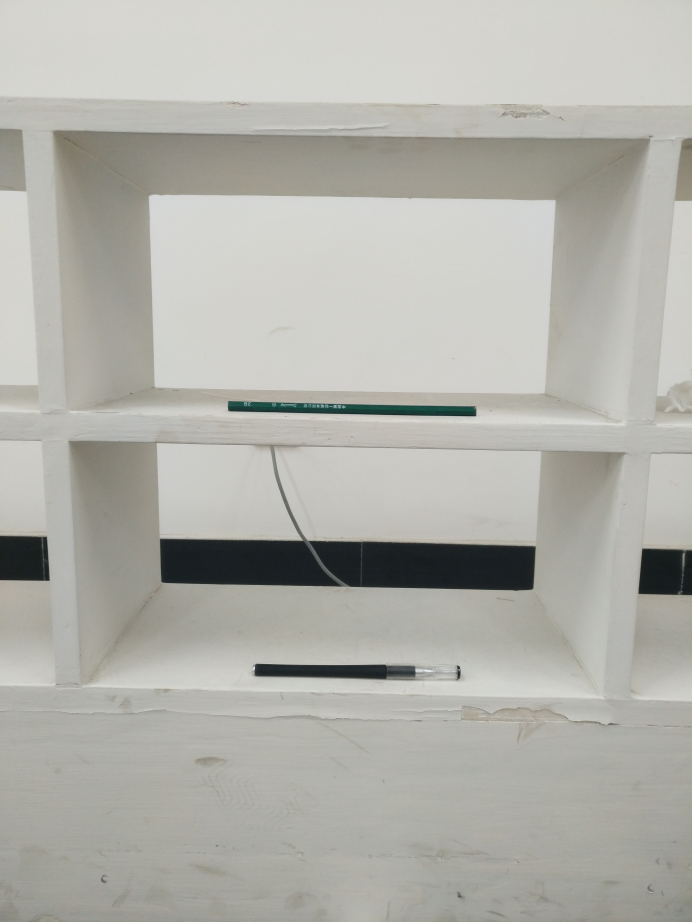
#> input picture 2017324/IMG_20170324_145913.jpg, 3456 x 4608 px, found by its file name (shown at 1/5 size)
$ python Picture_Divide_Test.py   (Python 2 division)
#> lines starting #> are read from the running program, lines starting #| are printed output that depends on the picture; after the words box and inside, x2 and y2 are one past the last pixel; in counts of white or black regions, pixels touching at a corner belong together
# encoding:utf-8
import cv2
import numpy as np
from matplotlib import pyplot as plt
import time

def Picture_divide(img_src):
#> called with img_src = './2017324/IMG_20170324_145913.JPG'
    start = time.clock()
    img = cv2.imread(img_src)
#> img is the input picture: shape (4608, 3456, 3); mean B, G, R 170.9, 177.6, 177.8
    sp = img.shape
#> sp = (4608, 3456, 3)
    print sp[0]
#| 4608
    print sp[1]
#| 3456
    gray = cv2.cvtColor(img, cv2.COLOR_BGR2GRAY)
    edges = cv2.Canny(gray, 50, 150, apertureSize=3)
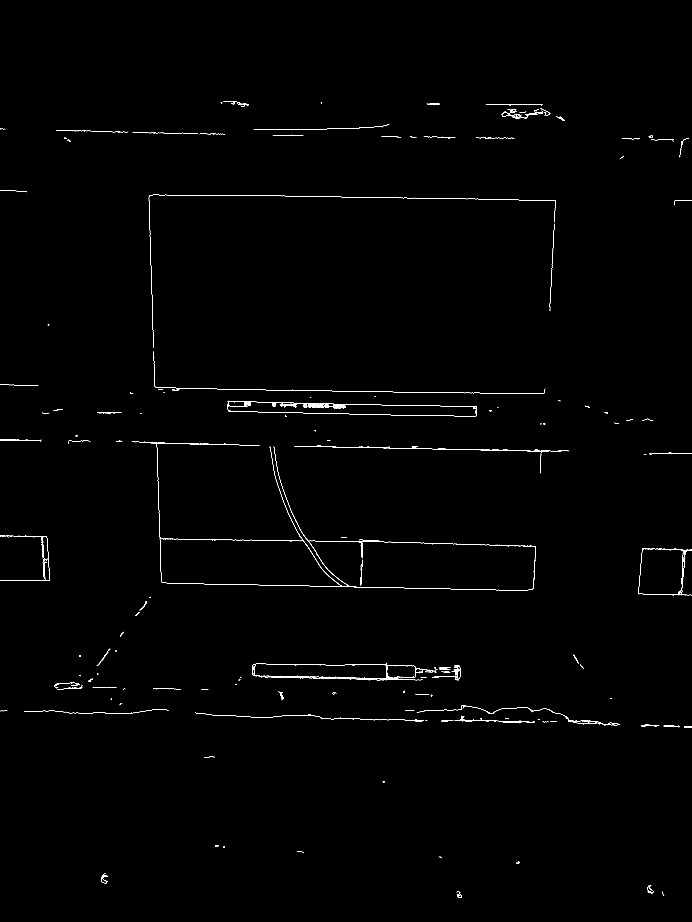
#> edges: shape (4608, 3456) (shown at 1/5 size); 0.27% white in thin lines or dots, all inside (x1, y1, x2, y2) = (0, 505, 3456, 4490)

    # 寻找霍夫直线
    lines = cv2.HoughLinesP(edges, 1, np.pi / 180, 100, 10, 0)
#> lines = 1024 rows, first 6: [953, 1942, 982, 1942], [1649, 983, 1681, 983], [1810, 2238, 1815, 2238], [1333, 2926, 1373, 2926], [2767, 2255, 2787, 2255], [1368, 2702, 1378, 2702]

    # for i in lines:
    #     for x1, y1, x2, y2 in i:
    #         cv2.line(img, (x1, y1), (x2, y2), (0, 255, 0), 30)

    # 横线列表
    transverseline = []
    # 竖线列表
    verticalline = []

    for i in lines:
        for x1, y1, x2, y2 in i:
            if sp[1] / 3 < x1 < 2 * sp[1] / 3:
                if abs(y1 - y2) < 10:
                    if abs(x1 - x2) > 5:
                        transverseline.append([x1, y1, x2, y2])
            if abs(x1 - x2) < 10:
                if abs(y1 - y2) > 5:
                    verticalline.append([x1, y1, x2, y2])
#> this loop made 1024 passes
#> after the loop, transverseline = 270 items, first 6: [1649, 983, 1681, 983], [1333, 2926, 1373, 2926], [1368, 2702, 1378, 2702], [1641, 2706, 1682, 2706], [2162, 992, 2212, 992], [1922, 2025, 1958, 2025]; verticalline = 89 items, first 6: [796, 2620, 797, 2643], [2751, 1511, 2751, 1501], [803, 2783, 803, 2798], [785, 2245, 785, 2264], [772, 1904, 772, 1920], [2755, 1429, 2755, 1416]

    # 横线通过纵坐标从小到大排序
    transverseline = sorted(transverseline, key=lambda keys: keys[1])
#> transverseline = 270 items, first 6: [1811, 637, 1821, 637], [1727, 643, 1748, 643], [1373, 645, 1423, 645], [1543, 646, 1569, 646], [1427, 647, 1444, 647], [1393, 675, 1404, 675]
    # # print transverseline
    # 竖线通过横坐标从小到大排序
    verticalline = sorted(verticalline, key=lambda keys: keys[0])
#> verticalline = 89 items, first 6: [210, 2722, 210, 2729], [216, 2826, 216, 2838], [242, 2794, 242, 2808], [244, 2828, 244, 2837], [728, 3019, 734, 3011], [745, 1005, 745, 1017]
    # # print verticalline
    # print len(transverseline)
    # print len(verticalline)
    # print transverseline
    verticalline_left = []
    verticalline_right = []
    verticalline_left_sign = []                             # 竖线左的纵坐标
    verticalline_right_sign = []                            # 竖线右的纵坐标
    total_length = 0
    abscissa = 0
    abscissa_list = 0                                            # 横坐标收集
    sum_amount = 0
    last_number = 0
    verticalline_assumption = []
    for i in verticalline:
        if sp[1] / 6 < i[0] < sp[1] / 3:
            verticalline_left.append(i)
        elif sp[1] * 2 / 3 < i[0] < sp[1] * 5 / 6:
            verticalline_right.append(i)
        else:
            pass
#> this loop made 89 passes
#> i on passes 1 to 12: [210, 2722, 210, 2729], [216, 2826, 216, 2838], [242, 2794, 242, 2808], [244, 2828, 244, 2837], [728, 3019, 734, 3011], [745, 1005, 745, 1017], [746, 1039, 746, 1045], [746, 1050, 746, 1058], [750, 1182, 750, 1188], [751, 1202, 751, 1217], [752, 1228, 752, 1244], [753, 1270, 753, 1280]
#> after the loop, verticalline_left = 47 items, first 6: [728, 3019, 734, 3011], [745, 1005, 745, 1017], [746, 1039, 746, 1045], [746, 1050, 746, 1058], [750, 1182, 750, 1188], [751, 1202, 751, 1217]; verticalline_right = 21 items, first 6: [2671, 2873, 2671, 2861], [2675, 2792, 2675, 2783], [2751, 1511, 2751, 1501], [2752, 1475, 2752, 1469], [2755, 1429, 2755, 1416], [2756, 1414, 2756, 1400]
    print verticalline_left
#> (printed output is left out)
    print verticalline_right
#> (printed output is left out)

    for i, j in enumerate(verticalline_left):
        sum_amount += 1
        if i == 0:
            last_number = j[0]
            abscissa_list += j[0]
            verticalline_left_sign.append(j[1])
            verticalline_left_sign.append(j[3])
            total_length = abs(j[3] - j[1])
        elif i != len(verticalline_left) - 1:
            if j[0] - last_number <= 50:
                abscissa_list += j[0]
                last_number = j[0]
                if verticalline_left_sign[0] > j[1]:
                    verticalline_left_sign[0] = j[1]
                elif verticalline_left_sign[1] < j[3]:
                    verticalline_left_sign[1] = j[3]
                else:
                    pass
            else:
                if total_length < abs(verticalline_left_sign[1] - verticalline_left_sign[0]):
                    total_length = abs(verticalline_left_sign[1] - verticalline_left_sign[0])
                    abscissa = abscissa_list / sum_amount
                    sum_amount = 1
                    abscissa_list = j[0]
                    last_number = j[0]
                else:
                    sum_amount = 1
                    abscissa_list = j[0]
                    last_number = j[0]
                verticalline_left_sign[0] = j[1]
                verticalline_left_sign[1] = j[3]
        else:
            if abscissa == 0:
                total_length = abs(verticalline_left_sign[1] - verticalline_left_sign[0])
                abscissa = (abscissa_list + j[0]) / sum_amount
                sum_amount = 0
                abscissa_list = 0
            elif abscissa != 0 and j[0] - last_number <= 50:
                if total_length < abs(verticalline_left_sign[1] - verticalline_left_sign[0]):
                    total_length = abs(verticalline_left_sign[1] - verticalline_left_sign[0])
                    abscissa = abscissa_list / sum_amount
                    sum_amount = 0
                    abscissa_list = 0
                    last_number = 0
                else:
                    pass
#> this loop made 47 passes
#> (j, last_number, abscissa_list, total_length) on pass 1: ([728, 3019, 734, 3011], 728, 728, 8)
#> (j, total_length, abscissa, abscissa_list) on pass 47: ([806, 2877, 806, 2899], 2006, 774, 0)
#> after the loop, abscissa = 774; verticalline_left_sign = [1005, 3011]

    # print "左边竖线:"
    # print abscissa
    verticalline_assumption.append(abscissa)

    abscissa = 0
    for i, j in enumerate(verticalline_right):
        sum_amount += 1
        if i == 0:
            last_number = j[0]
            abscissa_list += j[0]
            verticalline_right_sign.append(j[1])
            verticalline_right_sign.append(j[3])
            total_length = abs(j[3] - j[1])
        elif i != len(verticalline_right) - 1:
            if j[0] - last_number <= 50:
                abscissa_list += j[0]
                last_number = j[0]
                if verticalline_right_sign[0] > j[1]:
                    verticalline_right_sign[0] = j[1]
                elif verticalline_right_sign[1] < j[3]:
                    verticalline_right_sign[1] = j[3]
                else:
                    pass
            else:
                if total_length < abs(verticalline_right_sign[1] - verticalline_right_sign[0]):
                    total_length = abs(verticalline_right_sign[1] - verticalline_right_sign[0])
                    abscissa = abscissa_list / sum_amount
                    sum_amount = 1
                    abscissa_list = j[0]
                    last_number = j[0]
                else:
                    sum_amount = 1
                    abscissa_list = j[0]
                    last_number = j[0]
                verticalline_right_sign[0] = j[1]
                verticalline_right_sign[1] = j[3]
        elif i == len(verticalline_right) - 1:
            if abscissa == 0:
                total_length = abs(verticalline_right_sign[1] - verticalline_right_sign[0])
                abscissa = (abscissa_list + j[0]) / sum_amount
            elif abscissa != 0 and j[0] - last_number <= 50:
                if total_length < abs(verticalline_right_sign[1] - verticalline_right_sign[0]):
                    total_length = abs(verticalline_right_sign[1] - verticalline_right_sign[0])
                    abscissa = (abscissa_list + j[0]) / sum_amount
                    sum_amount = 0
                    abscissa_list = 0
                    last_number = 0
                else:
                    sum_amount = 0
                    abscissa_list = 0
                    last_number = 0
            else:
                pass
            # print sum_amount
            # print len(verticalline_right)
            # print "测试文字"
        else:
            pass
#> this loop made 21 passes
#> (j, total_length, abscissa, abscissa_list, last_number) on passes 3, 21: ([2751, 1511, 2751, 1501], 69, 1782, 2751, 2751), ([2777, 1011, 2777, 1004], 463, 2764, 0, 0)
#> (j, last_number, abscissa_list, total_length) on pass 1: ([2671, 2873, 2671, 2861], 2671, 2671, 12)
#> after the loop, abscissa = 2764; verticalline_right_sign = [1038, 1501]
    # print "右边竖线:"
    # print abscissa
    verticalline_assumption.append(abscissa)
    print verticalline_assumption
#| [774, 2764]

    if abs(verticalline_assumption[1] - verticalline_assumption[0]) < sp[1] / 3:
        verticalline_assumption[0] = sp[1] / 4
        verticalline_assumption[1] = sp[1] * 3 / 4
    else:
        pass

    print verticalline_assumption
#| [774, 2764]

    transverseline_up = []
    # verticalline_right = []
    transverseline_up_sign = []  # 横线的纵坐标
    # verticalline_right_sign = []  # 竖线右的纵坐标
    for i in transverseline:
        if verticalline_assumption[0] < i[0] < verticalline_assumption[1]:
            if 300 < i[1] < sp[0] / 3:
                transverseline_up.append(i)
#> this loop made 270 passes
#> after the loop, transverseline_up = 32 items, first 6: [1811, 637, 1821, 637], [1727, 643, 1748, 643], [1373, 645, 1423, 645], [1543, 646, 1569, 646], [1427, 647, 1444, 647], [1393, 675, 1404, 675]

    abscissa = 0
    # print len(transverseline)
    print transverseline_up
#> (printed output is left out)
    for i, j in enumerate(transverseline_up):
        sum_amount += 1
        if i == 0:
            last_number = j[1]
            abscissa_list += j[1]
            transverseline_up_sign.append(j[0])
            transverseline_up_sign.append(j[2])
            total_length = abs(j[2] - j[0])
        elif i != len(transverseline_up) - 1:
            if j[1] - last_number <= 50:
                abscissa_list += j[1]
                last_number = j[1]
                if transverseline_up_sign[0] > j[0]:
                    transverseline_up_sign[0] = j[0]
                elif transverseline_up_sign[1] < j[2]:
                    transverseline_up_sign[1] = j[2]
                else:
                    pass
            else:
                if total_length < abs(transverseline_up_sign[1] - transverseline_up_sign[0]):
                    total_length = abs(transverseline_up_sign[1] - transverseline_up_sign[0])
                    abscissa = abscissa_list / sum_amount
                    sum_amount = 1
                    abscissa_list = j[1]
                    last_number = j[1]
                else:
                    sum_amount = 1
                    abscissa_list = j[1]
                    last_number = j[1]
                transverseline_up_sign[0] = j[0]
                transverseline_up_sign[1] = j[2]
        else:
            if abscissa == 0:
                total_length = abs(transverseline_up_sign[1] - transverseline_up_sign[0])
                abscissa = (abscissa_list + j[1]) / sum_amount
            elif abscissa != 0 and j[1] - last_number <= 50:
                if total_length < abs(transverseline_up_sign[1] - transverseline_up_sign[0]):
                    total_length = abs(transverseline_up_sign[1] - transverseline_up_sign[0])
                    abscissa = (abscissa_list + j[1]) / sum_amount
                else:
                    pass
            else:
                pass
#> this loop made 32 passes
#> (j, total_length, abscissa, abscissa_list, last_number) on pass 16: ([1172, 977, 1288, 977], 838, 626, 977, 977)
#> (j, last_number, abscissa_list, total_length) on pass 1: ([1811, 637, 1821, 637], 637, 637, 10)
#> after the loop, abscissa = 985; transverseline_up_sign = [1172, 2308]
    # print abscissa
    # print total_length
    if total_length < sp[1] / 4:
        abscissa = 0

    if abscissa < sp[0] / 4 or abscissa + 2 * sp[0] / 3 > sp[0]:
        abscissa = sp[0] / 4
#> abscissa = 1152
    print abscissa
#| 1152

    for i in range(3):
        cv2.line(img, (0, abscissa + i * sp[0] / 3), (sp[1], abscissa + i * sp[0] / 3), (0, 255, 0), 20)
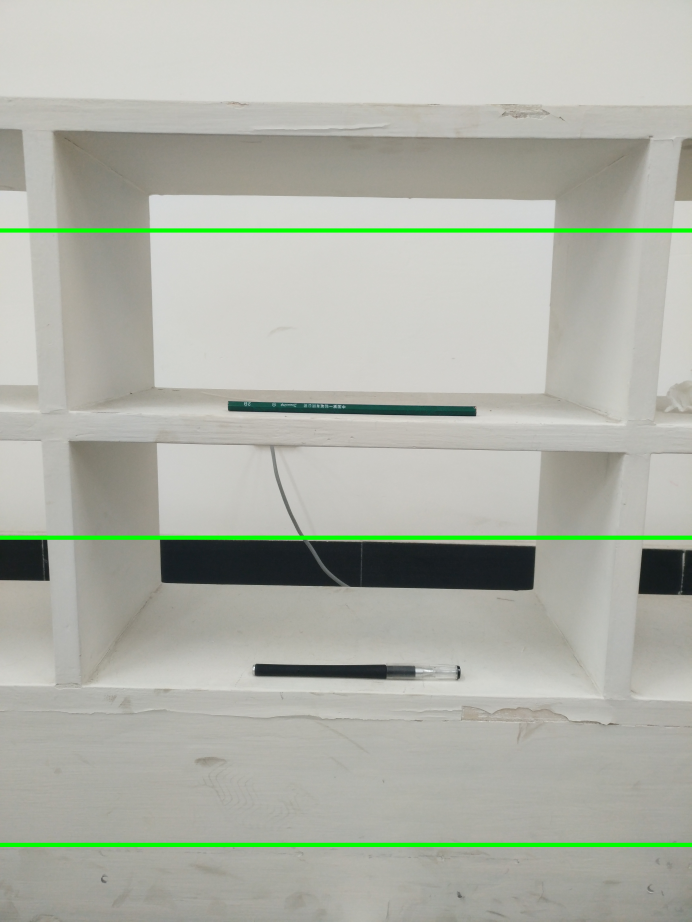
#> img: shape (4608, 3456, 3) (shown at 1/5 size); mean B, G, R 168.6, 178.6, 175.3
    # [5 lines of commented-out code are left out]
    for i in verticalline_assumption:
        cv2.line(img, (i, 0), (i, sp[0]), (0, 255, 0), 10)
#> this loop made 2 passes
#> i on passes 1 to 2: 774, 2764
        # [20 lines of commented-out code are left out]

    end = time.clock()
    print('Running time: %s Seconds' % (end - start))
    plt.subplot(121), plt.imshow(img, cmap='gray')
    plt.title('Original Image'), plt.xticks([]), plt.yticks([])
    plt.show()

# [78 lines left out: function Picture_divides, not called in this run]

if __name__ == "__main__":
    image_path = "./2017324/IMG_20170324_145913.JPG"
    Picture_divide(image_path)

$ run again, with 2017324/IMG_20170324_145847.jpg copied over 2017324/IMG_20170324_145913.jpg
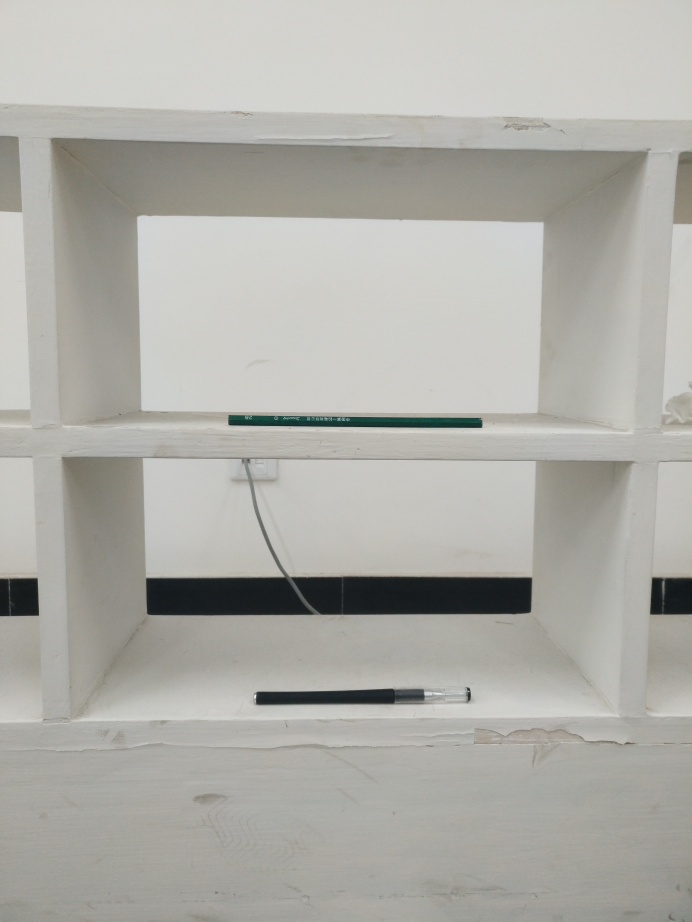
#> input picture 2017324/IMG_20170324_145847.jpg, 3456 x 4608 px, found by its file name (shown at 1/5 size)
#> in Picture_divide, img is the input picture: shape (4608, 3456, 3); mean B, G, R 168.6, 174.4, 175
#| 4608
#| 3456
#> in Picture_divide, `edges = cv2.Canny(gray, 50, 150, apertureSize=3)`:
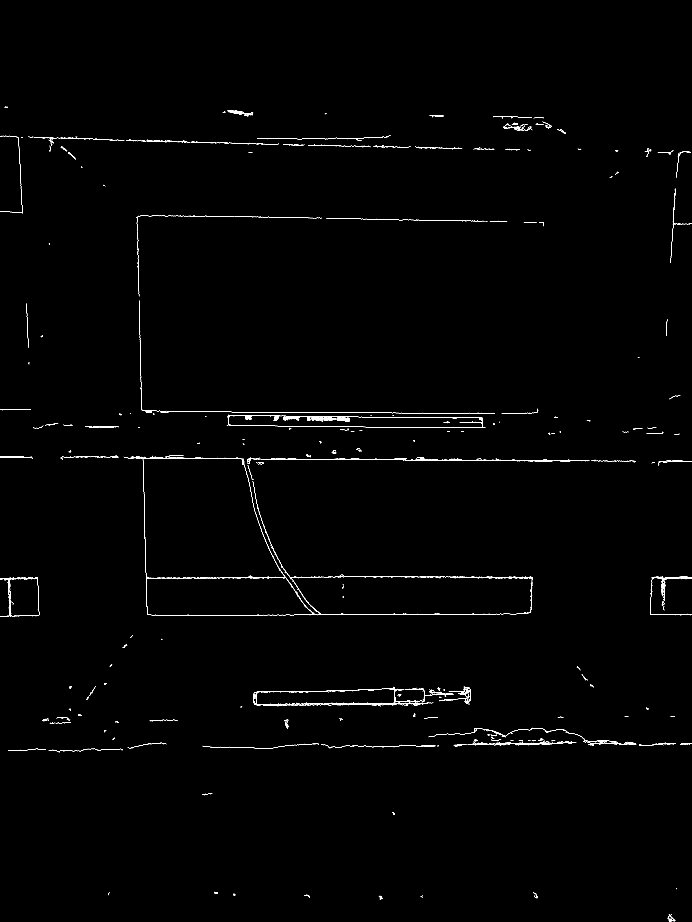
#> edges: shape (4608, 3456) (shown at 1/5 size); 0.34% white in thin lines or dots, all inside (x1, y1, x2, y2) = (0, 534, 3456, 4608)
#> lines = 2227 rows, first 6: [1496, 1089, 1510, 1089], [1559, 1090, 1560, 1090], [1074, 1082, 1085, 1082], [2334, 1104, 2343, 1104], [2097, 1100, 2106, 1100], [1557, 1089, 1558, 1089]
#> the loop in Picture_divide, `for i in lines:` made 2227 passes
#> after the loop in Picture_divide, `for i in lines:`: transverseline = 351 items, first 6: [1496, 1089, 1510, 1089], [2097, 1100, 2106, 1100], [1749, 1093, 1770, 1093], [2063, 3071, 2082, 3071], [1166, 2887, 1175, 2887], [1350, 3075, 1362, 3075]; verticalline = 55 items, first 6: [99, 808, 99, 819], [101, 845, 101, 858], [703, 1811, 703, 1832], [108, 987, 109, 1007], [701, 1740, 701, 1749], [1242, 2396, 1244, 2403]
#> in Picture_divide, `transverseline = sorted(transverseline, key=lambda keys: keys[1])`: transverseline = 351 items, first 6: [2188, 578, 2217, 578], [1899, 685, 1910, 685], [1867, 687, 1879, 687], [1326, 692, 1335, 692], [1418, 692, 1430, 692], [1364, 692, 1378, 692]
#> in Picture_divide, `verticalline = sorted(verticalline, key=lambda keys: keys[0])`: verticalline = 55 items, first 6: [97, 764, 97, 779], [98, 792, 98, 801], [99, 808, 99, 819], [100, 832, 100, 841], [101, 845, 101, 858], [102, 871, 102, 881]
#> the loop in Picture_divide, `for i in verticalline:` made 55 passes
#> after the loop in Picture_divide, `for i in verticalline:`: verticalline_left = 27 items, first 6: [687, 1123, 687, 1134], [689, 1216, 689, 1224], [690, 1243, 690, 1253], [690, 1275, 690, 1289], [691, 1311, 691, 1317], [692, 1340, 692, 1353]; verticalline_right = []
#> (printed output is left out)
#> the loop in Picture_divide, `for i, j in enumerate(verticalline_left):` made 27 passes
#> (j, last_number, abscissa_list, total_length) on pass 1: ([687, 1123, 687, 1134], 687, 687, 11)
#> after the loop in Picture_divide, `for i, j in enumerate(verticalline_left):`: abscissa = 705; verticalline_left_sign = [1123, 2933]
#> after the loop in Picture_divide, `for i, j in enumerate(verticalline_right):`: abscissa = 0; verticalline_right_sign = []
#| [705, 0]
#| [864, 2592]
#> the loop in Picture_divide, `for i in transverseline:` made 351 passes
#> after the loop in Picture_divide, `for i in transverseline:`: transverseline_up = 79 items, first 6: [2188, 578, 2217, 578], [1899, 685, 1910, 685], [1867, 687, 1879, 687], [1326, 692, 1335, 692], [1418, 692, 1430, 692], [1364, 692, 1378, 692]
#> (printed output is left out)
#> the loop in Picture_divide, `for i, j in enumerate(transverseline_up):` made 79 passes
#> (j, total_length, abscissa, abscissa_list, last_number) on pass 41: ([1161, 1083, 1171, 1083], 1064, 699, 1083, 1083)
#> after the loop in Picture_divide, `for i, j in enumerate(transverseline_up):`: abscissa = 1092; transverseline_up_sign = [1161, 2295]
#| 1152
#> after the loop in Picture_divide, `for i in range(3):`:
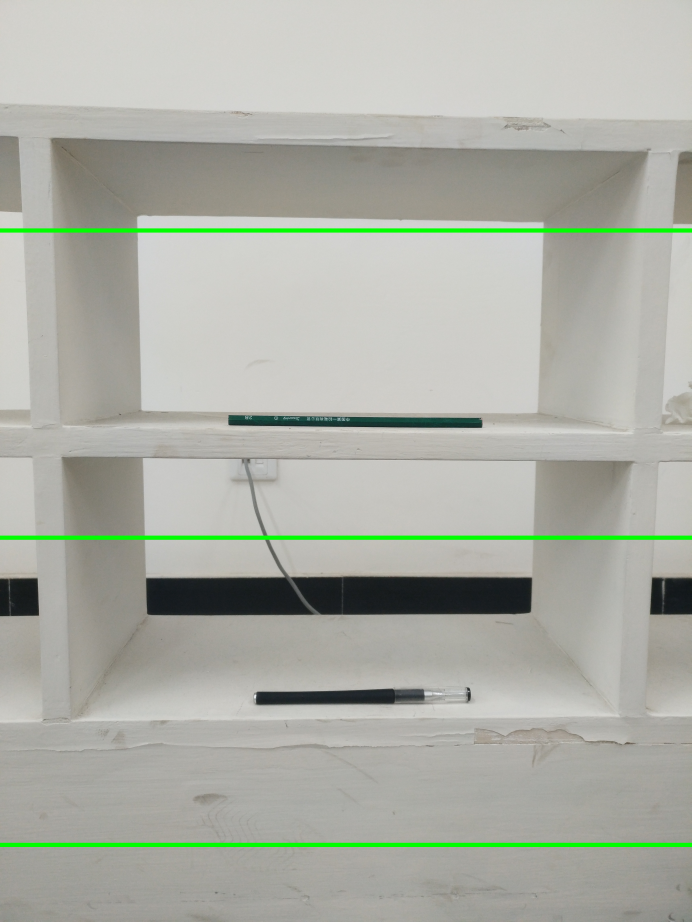
#> img: shape (4608, 3456, 3) (shown at 1/5 size); mean B, G, R 166.2, 175.4, 172.5
#> the loop in Picture_divide, `for i in verticalline_assumption:` made 2 passes
#> i on passes 1 to 2: 864, 2592
